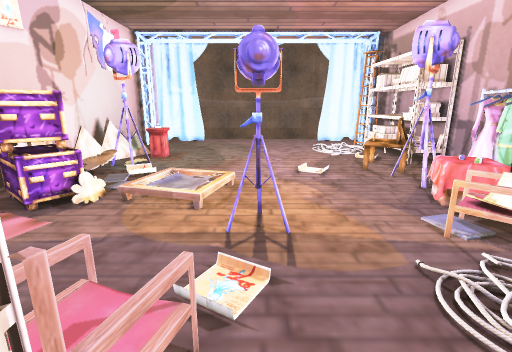
view 1 (above)

12 first-person views from a walk through a 3-D level made in the Unity game engine. The camera is 1.3 m above the floor, tilts 14° down and sees 85° across. The floor is counted in squares, 0.5 m on a side. Each view is taken from the middle of a square. On the plan, view 1 faces up. The plan holds only what a view shows up to about 19 squares ahead; the rest is blank. The place goes on beyond the plan. The player is left out. Some surface patterns are stand-ins.

view 2
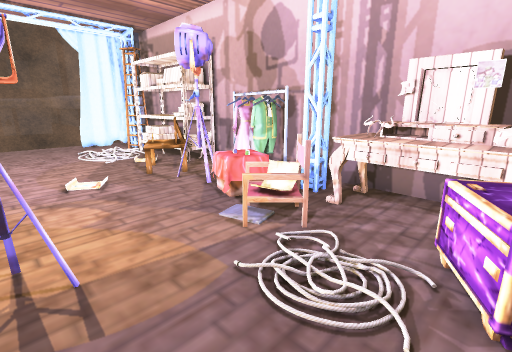

view 3
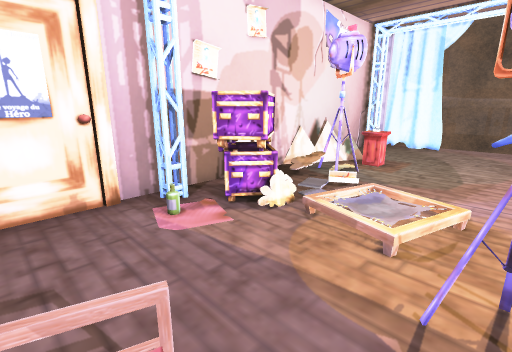

view 4
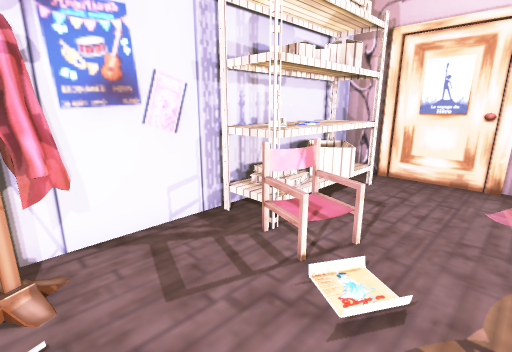

view 5
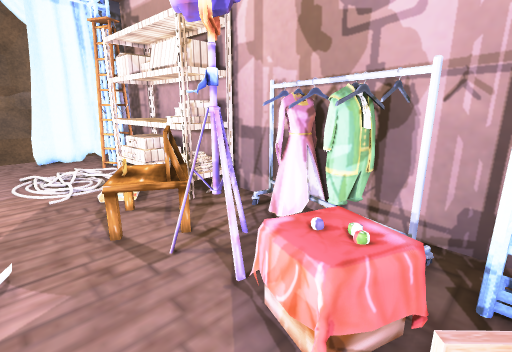

view 6
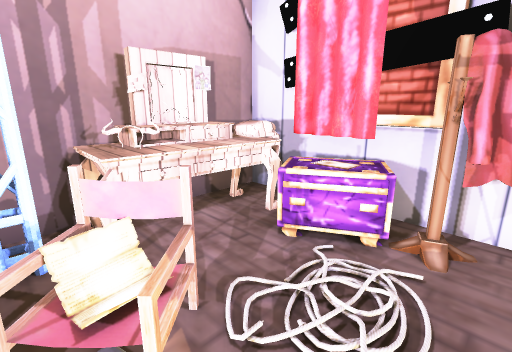

view 7
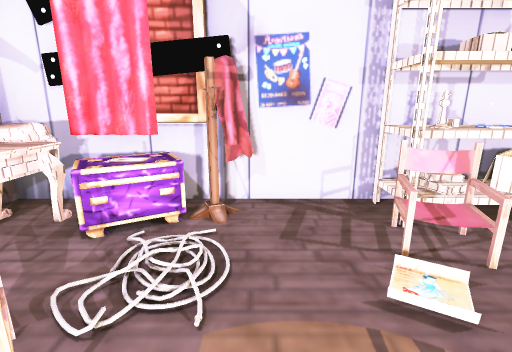

view 8
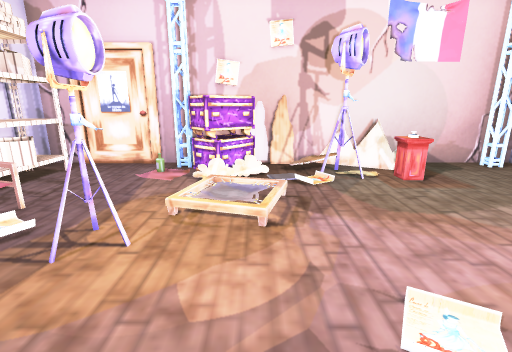

view 9
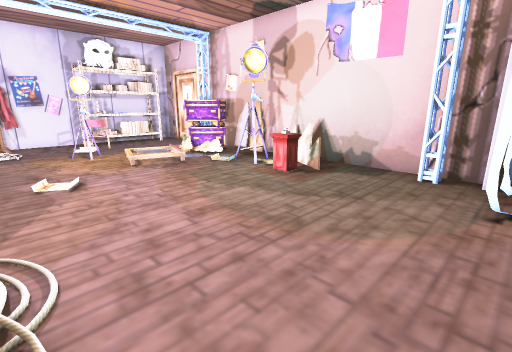

view 10
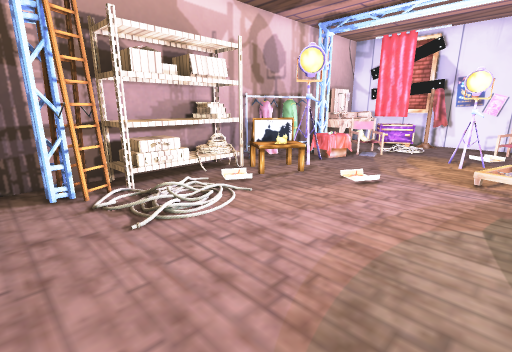

view 11
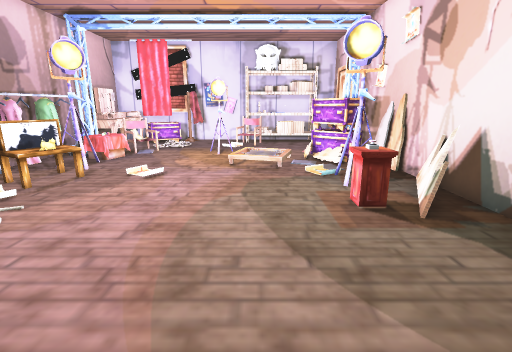

view 12
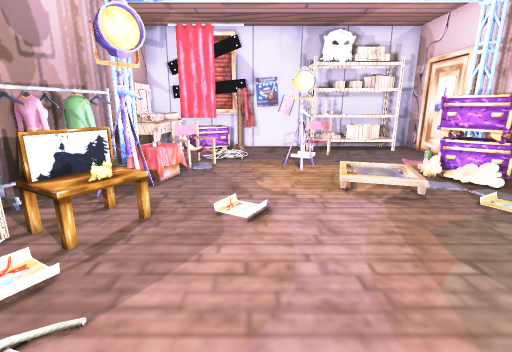

### Floor plan
Points are (right, up) in squares from view 1. A wall is a line through its corners. A room is listed if a view was taken in it or the views show most of it. See-through windows are left out.
Room 1 (views 1, 2, 3, 4, 5, 6, 7, 8, 9, 10, 11, 12)
walls: (-7, 6.3) (-7, 5.6); (-8.1, 8.6) (-8.1, 4.5); (-6.9, 6.1) (-7.1, 5.5); (-7.1, 6.1) (-6.9, 5.6) (-7.5, 5.5); (7.1, 5.6) (7.3, 6.2); (7.2, 5.5) (7.2, 6.2); (7.8, 5.4) (7.3, 5.5) (7.1, 6.1) (7.7, 6.3); (-7.9, 4.5) (-7.9, 0.9); (-7.8, 4) (-8, 3.4); (-8.1, 4.2) (-8.1, 1.2); (-4, 21) (-4.8, 21.7); (-7, 19.2) (-7.6, 19.1); (-4.2, 21.3) (-4.8, 21.7); (-7, 19.9) (-7, 19.4) (-7.5, 19.2); (-4.8, 21.6) (-5.3, 21.3) (-5.7, 21.7) (-6.2, 21.5); (-4.8, 21.6) (-5.3, 21.3); (6.1, 21.2) (5.6, 21.6); (5.7, 21.5) (4.9, 21.3); (6.1, 21.3) (5.6, 21.7) (5, 21.2); (6.1, 21.3) (5.5, 21.6); (-5.6, 21.6) (-6.3, 21.6); (-8, 2) (-7.9, 1.5); (5.6, 21.7) (4.7, 20.9); (-3.5, -0.7) (8.9, -0.7) (8.9, 21); (-6.4, 21.6) (-6.9, 21.5); (6.9, 21.5) (6.5, 21.6); (-8.1, 21) (-8.1, 10.4); (-8.1, 0.9) (-8.1, -0.7) (-5.4, -0.7); (3.5, -1.7) (5, -1.7); (6.8, -0.3) (7.3, -0.3)
low walls: (-3.8, 21.1) (-4.8, 21.6); (5.7, 21.6) (4.6, 21); (6.2, 21.4) (5.3, 21.3)
objects: other object (-8, 9); other object (-8, 10); other object (-7, 7) to (-5, 8); other object (-7, 8) to (-5, 9); other object (-7, 14) to (-7, 15); other object (-6, 0) to (-1, 1); other object (-6, 12) to (-5, 13); other object (-6, 14) to (-5, 15); other object (-2, 1) to (-1, 3); other object (0, 6); other object (2, 0) to (3, 1); other object (4, 0); other object (4, 1) to (5, 1); other object (5, 2); other object (5, 4) to (5, 5); other object (5, 7) to (7, 8); other object (5, 9) to (6, 10); other object (5, 11) to (7, 13); other object (6, 1) to (8, 5); other object (7, 7) to (8, 11); other object (7, 13) to (8, 18); other object (7, 19) to (8, 19)

Where each view was taken, in squares from view 1:
view 1: 0 up, 0 right, facing up
view 2: 1 up, 0 right, facing up-right
view 3: 2 up, 0 right, facing up-left
view 4: 5 up, 3 right, facing down-left
view 5: 6 up, 3 right, facing up-right
view 6: 6 up, 2 right, facing down-right
view 7: 7 up, 2 right, facing down
view 8: 9 up, 5 right, facing left
view 9: 22 up, 4 right, facing down-left
view 10: 21 up, 2 left, facing down-right
view 11: 22 up, 2 left, facing down
view 12: 18 up, 2 right, facing down
